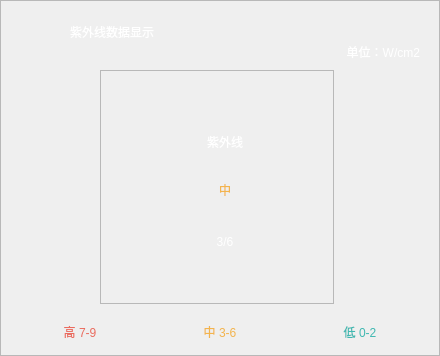
<?xml version="1.0" encoding="UTF-8"?>
<ui version="4.0">
 <class>hfUltravioletRay</class>
 <widget class="QFrame" name="hfUltravioletRay">
  <property name="geometry">
   <rect>
    <x>0</x>
    <y>0</y>
    <width>440</width>
    <height>356</height>
   </rect>
  </property>
  <property name="windowTitle">
   <string>Frame</string>
  </property>
  <property name="frameShape">
   <enum>QFrame::StyledPanel</enum>
  </property>
  <property name="frameShadow">
   <enum>QFrame::Raised</enum>
  </property>
  <widget class="QLabel" name="UltravioletRay_title">
   <property name="geometry">
    <rect>
     <x>70</x>
     <y>20</y>
     <width>220</width>
     <height>24</height>
    </rect>
   </property>
   <property name="styleSheet">
    <string notr="true">color: rgb(255, 255, 255);
font: 18pt &quot;方正黑体简体&quot;;</string>
   </property>
   <property name="text">
    <string>紫外线数据显示</string>
   </property>
  </widget>
  <widget class="QLabel" name="UltravioletRay_icon">
   <property name="geometry">
    <rect>
     <x>10</x>
     <y>20</y>
     <width>44</width>
     <height>26</height>
    </rect>
   </property>
   <property name="styleSheet">
    <string notr="true">border-image: url(:/img/ray_icon.jpg);</string>
   </property>
   <property name="text">
    <string/>
   </property>
  </widget>
  <widget class="QFrame" name="UltravioletRay_circle">
   <property name="geometry">
    <rect>
     <x>100</x>
     <y>70</y>
     <width>234</width>
     <height>234</height>
    </rect>
   </property>
   <property name="styleSheet">
    <string notr="true">border-image: url(:/img/ray_circle.jpg);</string>
   </property>
   <property name="frameShape">
    <enum>QFrame::StyledPanel</enum>
   </property>
   <property name="frameShadow">
    <enum>QFrame::Raised</enum>
   </property>
  </widget>
  <widget class="QLabel" name="UltravioletRay_unit">
   <property name="geometry">
    <rect>
     <x>200</x>
     <y>40</y>
     <width>220</width>
     <height>24</height>
    </rect>
   </property>
   <property name="styleSheet">
    <string notr="true">color: rgb(255, 255, 255);
font: 14pt &quot;方正黑体简体&quot;;</string>
   </property>
   <property name="text">
    <string>单位：W/cm2</string>
   </property>
   <property name="alignment">
    <set>Qt::AlignRight|Qt::AlignTrailing|Qt::AlignVCenter</set>
   </property>
  </widget>
  <widget class="QLabel" name="UltravioletRay_hight">
   <property name="geometry">
    <rect>
     <x>30</x>
     <y>320</y>
     <width>100</width>
     <height>24</height>
    </rect>
   </property>
   <property name="styleSheet">
    <string notr="true">font: 12pt &quot;方正黑体简体&quot;;
color: rgb(234, 108, 95);</string>
   </property>
   <property name="text">
    <string>高 7-9</string>
   </property>
   <property name="alignment">
    <set>Qt::AlignCenter</set>
   </property>
  </widget>
  <widget class="QLabel" name="UltravioletRay_middle">
   <property name="geometry">
    <rect>
     <x>170</x>
     <y>320</y>
     <width>100</width>
     <height>24</height>
    </rect>
   </property>
   <property name="styleSheet">
    <string notr="true">font: 12pt &quot;方正黑体简体&quot;;
color: rgb(243, 180, 77);</string>
   </property>
   <property name="text">
    <string>中 3-6</string>
   </property>
   <property name="alignment">
    <set>Qt::AlignCenter</set>
   </property>
  </widget>
  <widget class="QLabel" name="UltravioletRay_low">
   <property name="geometry">
    <rect>
     <x>310</x>
     <y>320</y>
     <width>100</width>
     <height>24</height>
    </rect>
   </property>
   <property name="styleSheet">
    <string notr="true">font: 12pt &quot;方正黑体简体&quot;;
color: rgb(64, 184, 177);</string>
   </property>
   <property name="text">
    <string>低 0-2</string>
   </property>
   <property name="alignment">
    <set>Qt::AlignCenter</set>
   </property>
  </widget>
  <widget class="QLabel" name="UltravioletRay_level">
   <property name="geometry">
    <rect>
     <x>150</x>
     <y>165</y>
     <width>150</width>
     <height>50</height>
    </rect>
   </property>
   <property name="styleSheet">
    <string notr="true">font: 28pt &quot;方正黑体简体&quot;;
color: rgb(243, 180, 77);</string>
   </property>
   <property name="text">
    <string>中</string>
   </property>
   <property name="alignment">
    <set>Qt::AlignCenter</set>
   </property>
  </widget>
  <widget class="QLabel" name="UltravioletRay_value">
   <property name="geometry">
    <rect>
     <x>175</x>
     <y>230</y>
     <width>100</width>
     <height>24</height>
    </rect>
   </property>
   <property name="styleSheet">
    <string notr="true">font: 12pt &quot;方正黑体简体&quot;;
color: rgb(255, 255, 255);</string>
   </property>
   <property name="text">
    <string>3/6</string>
   </property>
   <property name="alignment">
    <set>Qt::AlignCenter</set>
   </property>
  </widget>
  <widget class="QLabel" name="UltravioletRay_tips">
   <property name="geometry">
    <rect>
     <x>150</x>
     <y>130</y>
     <width>150</width>
     <height>24</height>
    </rect>
   </property>
   <property name="styleSheet">
    <string notr="true">font: 12pt &quot;方正黑体简体&quot;;
color: rgb(255, 255, 255);</string>
   </property>
   <property name="text">
    <string>紫外线</string>
   </property>
   <property name="alignment">
    <set>Qt::AlignCenter</set>
   </property>
  </widget>
 </widget>
 <resources/>
 <connections/>
</ui>
